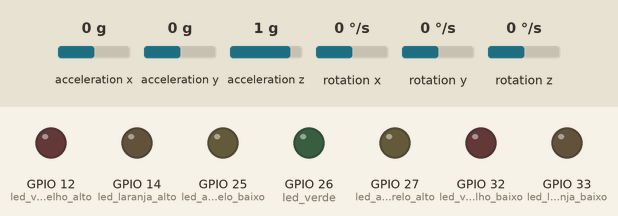
This sketch was run on a simulated ESP32. Parts: output pins drawn as LEDs (lit = HIGH). Wiring (inferred from the names in the program): MPU-6050 motion sensor at I2C address 0x68. The inputs (shaded band) are chosen by the test bench; at power-on: acceleration x 0 g, acceleration y 0 g, acceleration z 1 g, rotation x 0 °/s, rotation y 0 °/s, rotation z 0 °/s. WiFi joins after 1.5 s; servers stay silent unless stated; uploads are accepted with an empty reply; what the sketch prints to the serial monitor is not drawn.

Above: at 0.0 s.
At 0.6 s:
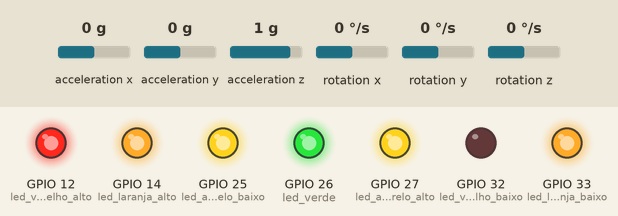
At 4.3 s:
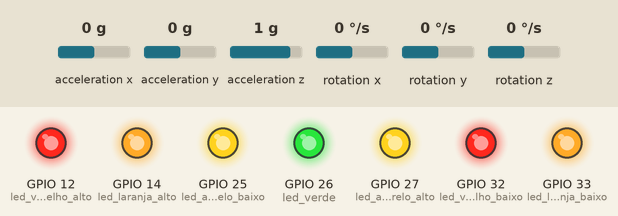
4.4 s: acceleration x set to -1.4 g
7.6 s: acceleration y set to -1.4 g
10.6 s: acceleration z set to -1.4 g
Timing chart, 0 to 13.6 s (numbered marks = the images above; inputs shaded):
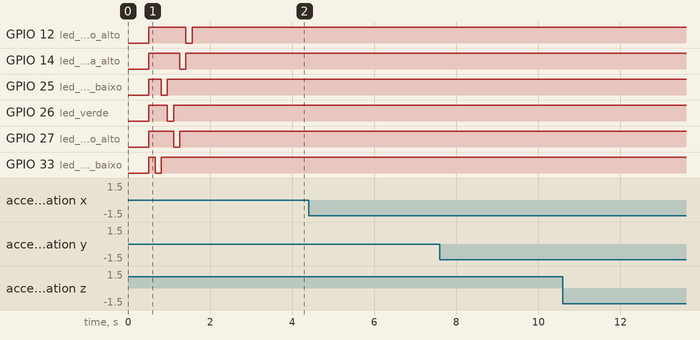

Measured:
- after the input at 4.4 s, every drawn part: stays the same
- after the input at 7.6 s, every drawn part: stays the same
- after the input at 10.6 s, every drawn part: stays the same

The sketch:

monitor_tamboreadora_v21_teste_vibracao.ino
```cpp
// ================================================================
//   Monitor de Máquina — TCC FATEC
//   ESP32 + MPU6050 + Google Sheets
//   v21 — MODO DE TESTE: captura bruta de vibração
//   (baseado na v18, ramo separado — não é a v20/PZEM da linha principal)
//
//   O que mudou em relação à v18:
//   - Corrente (SCT-013), tensão (ZMPT101B), classificação por
//     z-score/tiers, LEDs de status e MQTT foram TEMPORARIAMENTE
//     removidos. Esta versão é só pra validar o envio de vibração.
//   - Ciclo de leitura passou de 5s para 1s.
//   - Cada leitura de vibração é enviada IMEDIATAMENTE pra planilha,
//     em um POST HTTP separado por segundo (sem agrupar em lote/array).
//   - Contadores "leituraNoCiclo" (1 a 20) e "ciclo" identificam
//     blocos de 20 segundos na planilha, só pra facilitar visualizar
//     as janelas de 20 leituras depois.
//   - Toda a robustez de leitura I2C do MPU6050 (3 tentativas, checagem
//     de endTransmission, bus recovery manual do SCL/SDA, reaproveitar
//     o último valor válido em vez de zerar) foi mantida idêntica à v18.
//
//   Pendências / suposições (confirmar com Gabriel):
//   - O payload continua usando os MESMOS nomes de campo que o Apps
//     Script atual já espera (irms, tensao, vibX, vibY, vibZ,
//     temperatura, nivel, estado, mpu_ok), só que irms/tensao vão
//     zerados e nivel="TESTE_VIBRACAO" — isso evita ter que mexer no
//     .gs agora. Adicionei "leituraNoCiclo" e "ciclo" como campos
//     extras; se o Apps Script não tiver colunas pra eles, ele
//     provavelmente vai simplesmente ignorar esses dois campos.
//     Manda o .gs se quiser que eu já deixe as colunas certas.
//   - O loop roda continuamente (não para depois de um único bloco de
//     20) — a cada 20 leituras o contador zera e o número do ciclo
//     sobe, então a planilha vai recebendo blocos de 20 em 20 segundos
//     sem parar. Se era pra rodar só UM bloco de 20 e parar, me avisa.
//
//   Pinagem:
//     MPU6050   -> I2C padrão (SDA=GPIO21, SCL=GPIO22)
//     LEDs      -> GPIO32,33,25,26,27,14,12 (SINK, LOW = acende)
//                  — usados só no teste de boot nesta versão.
// ================================================================

#include <WiFi.h>
#include <WiFiClientSecure.h>
#include <ArduinoJson.h>
#include <HTTPClient.h>
#include <Wire.h>

// ── Wi-Fi ────────────────────────────────────────────────────────
#define WIFI_SSID  "Silva-2G"
#define WIFI_PASS  "04072005b"

// ── Google Sheets ─────────────────────────────────────────────────
// IMPORTANTE: mesma implantação do Apps Script já em uso. Se criar
// uma implantação NOVA (não editar a existente), troque a URL abaixo.
#define GOOGLE_URL "https://script.google.com/macros/s/AKfycbxowTRzRHfvT6_0x0U7oIz1T1sNKipHV-6jm3E76VSRFoP_0xHzvbpQd3B1j7cczjWe/exec"

// Pinos I2C (usados pela recuperação manual de barramento)
const int PINO_SDA = 21;
const int PINO_SCL = 22;

// LEDs (lógica SINK: LOW = acende, HIGH = apaga) — só teste de boot
const int led_vermelho_baixo = 32;
const int led_laranja_baixo  = 33;
const int led_amarelo_baixo  = 25;
const int led_verde          = 26;
const int led_amarelo_alto   = 27;
const int led_laranja_alto   = 14;
const int led_vermelho_alto  = 12;

// ── MPU6050 ───────────────────────────────────────────────────────
const int ENDERECO_MPU   = 0x68;
const int MPU_TENTATIVAS = 3;   // tentativas de leitura antes de desistir

// Struct precisa estar declarada antes de qualquer função (a IDE do
// Arduino gera os protótipos das funções logo no topo do arquivo,
// antes de qualquer tipo definido mais abaixo no .ino).
struct LeituraMPU {
  int16_t acelX;
  int16_t acelY;
  int16_t acelZ;
  float   temperaturaC;
  bool    valida;
};

// ── Timing do ciclo de leitura ────────────────────────────────────
const unsigned long INTERVALO_LEITURA = 1000;  // 1s entre leituras/envios
unsigned long ultimaLeitura = 0;

// ── Contadores do "modo teste" (blocos de 20 leituras = 20s) ──────
const int LEITURAS_POR_CICLO = 20;
int           leituraNoCiclo = 0;   // 1..20, reinicia a cada bloco
unsigned long numeroCiclo    = 1;   // sobe a cada 20 leituras

// ── Retenção do último valor válido do MPU6050 (mantido da v18) ──
// Usado quando uma leitura falha mesmo após as tentativas: em vez de
// zerar vibração/temperatura (o que contaminava dados com zeros
// falsos), reaproveita a última leitura boa conhecida.
int16_t ultimoVibXValido = 0;
int16_t ultimoVibYValido = 0;
int16_t ultimoVibZValido = 0;
float   ultimaTemperaturaValida = 0.0;
bool    jaTeveLeituraValidaMPU  = false;

// ── Contadores de falha do MPU6050 (mantido da v18) ───────────────
unsigned long totalCiclosMPU = 0;
unsigned long totalFalhasMPU = 0;

// ================================================================
//   LEDS (só teste de boot nesta versão)
// ================================================================
void apagarLeds() {
  digitalWrite(led_vermelho_baixo, HIGH);
  digitalWrite(led_laranja_baixo,  HIGH);
  digitalWrite(led_amarelo_baixo,  HIGH);
  digitalWrite(led_verde,          HIGH);
  digitalWrite(led_amarelo_alto,   HIGH);
  digitalWrite(led_laranja_alto,   HIGH);
  digitalWrite(led_vermelho_alto,  HIGH);
}

void testarLedsBoot() {
  int leds[] = {led_vermelho_baixo, led_laranja_baixo, led_amarelo_baixo,
                led_verde, led_amarelo_alto, led_laranja_alto, led_vermelho_alto};
  for (int i = 0; i < 7; i++) {
    digitalWrite(leds[i], LOW);
    delay(150);
    digitalWrite(leds[i], HIGH);
  }
}

// ================================================================
//   I2C — RECUPERAÇÃO DE BARRAMENTO (idêntico à v18)
// ================================================================
// Se um escravo trava no meio de uma transação (comum com ruído
// elétrico de motor/inversor), o SDA pode ficar preso em nível baixo
// e o barramento não se recupera sozinho. A correção clássica é
// "bater" o SCL manualmente até 9 vezes (liberando qualquer bit que
// o escravo estivesse tentando enviar) e depois soltar com um STOP.
void recuperarBarramentoI2C() {
  Serial.println("  [I2C] Tentando recuperar o barramento (bus recovery)...");

  Wire.end();

  pinMode(PINO_SDA, INPUT_PULLUP);
  pinMode(PINO_SCL, OUTPUT);

  for (int i = 0; i < 9; i++) {
    digitalWrite(PINO_SCL, HIGH);
    delayMicroseconds(5);
    digitalWrite(PINO_SCL, LOW);
    delayMicroseconds(5);
  }

  // Gera uma condição de STOP manual: SDA sobe enquanto SCL está alto
  pinMode(PINO_SDA, OUTPUT);
  digitalWrite(PINO_SDA, LOW);
  digitalWrite(PINO_SCL, HIGH);
  delayMicroseconds(5);
  digitalWrite(PINO_SDA, HIGH);
  delayMicroseconds(5);

  // Reinicializa o barramento I2C normalmente
  Wire.begin();
  Wire.setClock(100000);
}

// ================================================================
//   LEITURA — MPU6050 — vibração (X/Y/Z brutos) e temperatura (°C)
//   (idêntico à v18: até MPU_TENTATIVAS tentativas, depois bus
//   recovery; o chamador decide o que fazer se l.valida == false)
// ================================================================
LeituraMPU lerMPU() {
  LeituraMPU l;
  l.valida = false;

  for (int tentativa = 1; tentativa <= MPU_TENTATIVAS; tentativa++) {
    Wire.beginTransmission(ENDERECO_MPU);
    Wire.write(0x3B);
    uint8_t erroTx = Wire.endTransmission(false);

    if (erroTx != 0) {
      Serial.printf("  [MPU6050] Tentativa %d/%d: falha no endTransmission (erro=%u)\n",
                    tentativa, MPU_TENTATIVAS, erroTx);
      delay(5);
      continue; // tenta de novo sem gastar uma recuperação de barramento ainda
    }

    uint8_t bytesRecebidos = Wire.requestFrom(ENDERECO_MPU, 14, true);

    if (bytesRecebidos >= 14 && Wire.available() >= 14) {
      l.acelX = (Wire.read() << 8) | Wire.read();
      l.acelY = (Wire.read() << 8) | Wire.read();
      l.acelZ = (Wire.read() << 8) | Wire.read();

      int16_t temperaturaRaw = (Wire.read() << 8) | Wire.read();
      l.temperaturaC = (temperaturaRaw / 340.0) + 36.53;

      Wire.read(); Wire.read();
      Wire.read(); Wire.read();
      Wire.read(); Wire.read();

      l.valida = true;
      return l; // sucesso — não precisa das próximas tentativas
    }

    Serial.printf("  [MPU6050] Tentativa %d/%d: bytes insuficientes (%u/14)\n",
                  tentativa, MPU_TENTATIVAS, bytesRecebidos);
    delay(5);
  }

  // Todas as tentativas falharam — provável barramento travado.
  // Recupera o barramento agora pra não perpetuar a falha no próximo ciclo.
  recuperarBarramentoI2C();

  return l; // l.valida == false
}

// ================================================================
//   WI-FI
// ================================================================
void conectarWiFi() {
  Serial.print("Conectando ao Wi-Fi: ");
  Serial.println(WIFI_SSID);
  WiFi.begin(WIFI_SSID, WIFI_PASS);
  int t = 0;
  while (WiFi.status() != WL_CONNECTED && t < 30) {
    delay(500); Serial.print("."); t++;
  }
  if (WiFi.status() == WL_CONNECTED) {
    Serial.println("\nWi-Fi conectado! IP: " + WiFi.localIP().toString());
  } else {
    Serial.println("\nFalha no Wi-Fi! Reiniciando...");
    ESP.restart();
  }
}

// ================================================================
//   GOOGLE SHEETS — envia UMA leitura de vibração por vez
// ================================================================
void enviarLeituraVibracao(int16_t vibX, int16_t vibY, int16_t vibZ,
                            float temperatura, bool mpuValidaNesseCiclo,
                            int leituraAtual, unsigned long cicloAtual) {
  if (WiFi.status() != WL_CONNECTED) return;

  WiFiClientSecure clienteHTTPS;
  clienteHTTPS.setInsecure();

  HTTPClient http;
  http.begin(clienteHTTPS, GOOGLE_URL);
  http.addHeader("Content-Type", "application/json");
  http.setFollowRedirects(HTTPC_STRICT_FOLLOW_REDIRECTS);
  http.setTimeout(15000); // 15s — evita timeout quando o Apps Script demora

  StaticJsonDocument<288> doc;
  doc["irms"]           = 0.0;              // desativado neste modo de teste
  doc["tensao"]         = 0.0;              // desativado neste modo de teste
  doc["vibX"]           = vibX;
  doc["vibY"]           = vibY;
  doc["vibZ"]           = vibZ;
  doc["temperatura"]    = (float)round(temperatura * 100.0) / 100.0;
  doc["nivel"]          = "TESTE_VIBRACAO";
  doc["estado"]         = "Leitura " + String(leituraAtual) + "/" +
                           String(LEITURAS_POR_CICLO) + " do ciclo " + String(cicloAtual);
  doc["mpu_ok"]         = mpuValidaNesseCiclo;
  doc["leituraNoCiclo"] = leituraAtual;
  doc["ciclo"]          = cicloAtual;

  char payload[288];
  serializeJson(doc, payload);

  int httpCode = http.POST(payload);
  Serial.printf("  [Sheets] Leitura %d/%d (ciclo %lu) -> HTTP %d\n",
                leituraAtual, LEITURAS_POR_CICLO, cicloAtual, httpCode);
  http.end();
}

// ================================================================
//   SETUP
// ================================================================
void setup() {
  Serial.begin(115200);
  delay(500);

  Serial.println("=====================================");
  Serial.println("  Monitor Maquina — TCC FATEC (v21)");
  Serial.println("  MODO DE TESTE: so vibracao, 1 leitura/s");
  Serial.println("=====================================");

  // LEDs
  pinMode(led_vermelho_baixo, OUTPUT);
  pinMode(led_laranja_baixo,  OUTPUT);
  pinMode(led_amarelo_baixo,  OUTPUT);
  pinMode(led_verde,          OUTPUT);
  pinMode(led_amarelo_alto,   OUTPUT);
  pinMode(led_laranja_alto,   OUTPUT);
  pinMode(led_vermelho_alto,  OUTPUT);
  apagarLeds();

  Serial.println("Testando LEDs...");
  testarLedsBoot();

  // I2C — MPU6050 (clock fixado em 100kHz, mais tolerante a cabo
  // longo e ruído do que os 400kHz "fast mode")
  Wire.begin();
  Wire.setClock(100000);
  Wire.beginTransmission(ENDERECO_MPU);
  Wire.write(0x6B);
  Wire.write(0x00);
  Wire.endTransmission(true);
  delay(100);
  Serial.println("MPU6050 iniciado");

  // Conecta Wi-Fi (sem MQTT nesta versão)
  conectarWiFi();

  Serial.println("\nIniciando captura de vibracao (1 leitura/s, blocos de 20)...");
  Serial.println("Ciclo |  # | VibX  | VibY  | VibZ  | Temp(C)");
  Serial.println("------+----+-------+-------+-------+--------");
}

// ================================================================
//   LOOP
// ================================================================
void loop() {
  unsigned long agora = millis();
  if (agora - ultimaLeitura < INTERVALO_LEITURA && ultimaLeitura != 0) {
    return;
  }
  ultimaLeitura = agora;

  totalCiclosMPU++;
  LeituraMPU mpu = lerMPU();

  int16_t vibX, vibY, vibZ;
  float   temperatura;

  if (mpu.valida) {
    // Leitura fresca — atualiza o "último valor bom" pra usar se o
    // próximo ciclo falhar.
    vibX = mpu.acelX;
    vibY = mpu.acelY;
    vibZ = mpu.acelZ;
    temperatura = mpu.temperaturaC;

    ultimoVibXValido = vibX;
    ultimoVibYValido = vibY;
    ultimoVibZValido = vibZ;
    ultimaTemperaturaValida = temperatura;
    jaTeveLeituraValidaMPU = true;
  } else {
    // Falhou mesmo após as tentativas + bus recovery. Em vez de zerar
    // (o que fabricaria zeros falsos nos dados de vibração), reaproveita
    // o último valor válido conhecido.
    totalFalhasMPU++;
    float taxaFalha = (totalCiclosMPU > 0) ? (100.0 * totalFalhasMPU / totalCiclosMPU) : 0.0;
    Serial.printf("  [AVISO] MPU6050 nao respondeu nesse ciclo (falhas: %lu/%lu = %.1f%%). Reaproveitando ultimo valor valido.\n",
                  totalFalhasMPU, totalCiclosMPU, taxaFalha);

    if (jaTeveLeituraValidaMPU) {
      vibX = ultimoVibXValido;
      vibY = ultimoVibYValido;
      vibZ = ultimoVibZValido;
      temperatura = ultimaTemperaturaValida;
    } else {
      // Ainda não teve NENHUMA leitura válida desde o boot — não há
      // valor anterior pra reaproveitar, então usa 0 só nesse caso.
      vibX = 0; vibY = 0; vibZ = 0; temperatura = 0.0;
    }
  }

  // ── Contador do bloco de 20 leituras / 20 segundos ────────────
  leituraNoCiclo++;
  if (leituraNoCiclo > LEITURAS_POR_CICLO) {
    leituraNoCiclo = 1;
    numeroCiclo++;
  }

  // ── Serial ───────────────────────────────────────────────────
  Serial.printf("[%4lu] %2d/%2d | %6d | %6d | %6d | %.2f C%s\n",
                numeroCiclo, leituraNoCiclo, LEITURAS_POR_CICLO,
                vibX, vibY, vibZ, temperatura,
                mpu.valida ? "" : "  (MPU reaproveitado)");

  // ── Google Sheets — uma leitura por vez, em tempo real ────────
  enviarLeituraVibracao(vibX, vibY, vibZ, temperatura, mpu.valida,
                        leituraNoCiclo, numeroCiclo);
}
```
